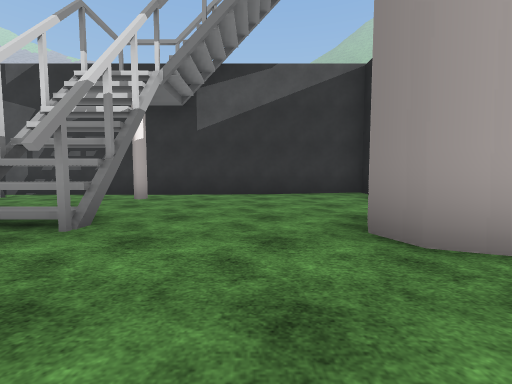
View 1 (above)

20 first-person views from a walk through a scene from a Unity 3-D project. The camera is 1.2 m above the floor, tilts 4° down and sees 90° across. The floor is counted in squares, 2 m on a side. Each view is taken from the middle of a square. On the plan, view 1 faces up. The plan holds only what a view shows up to about 9 squares ahead; the rest is blank. The place goes on beyond the plan. Some surface patterns are stand-ins.

View 2
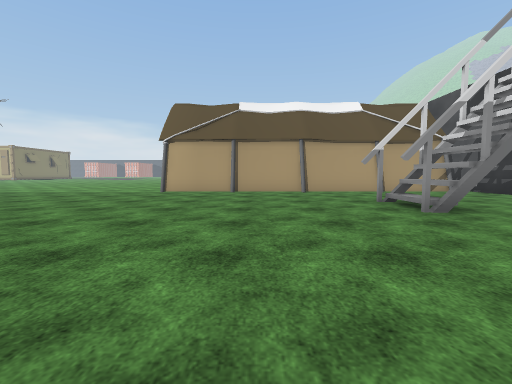

View 3
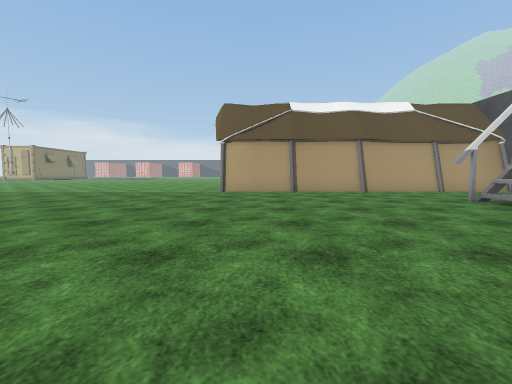

View 4
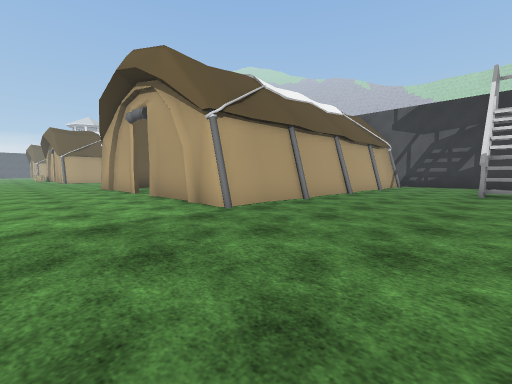

View 5
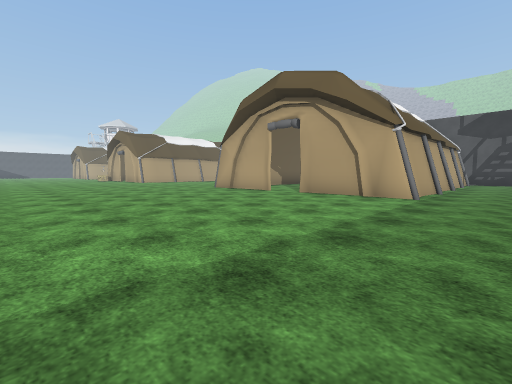

View 6
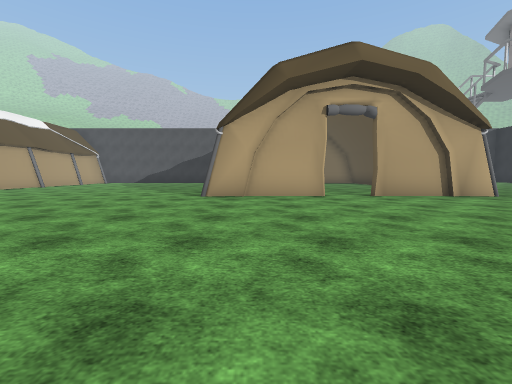

View 7
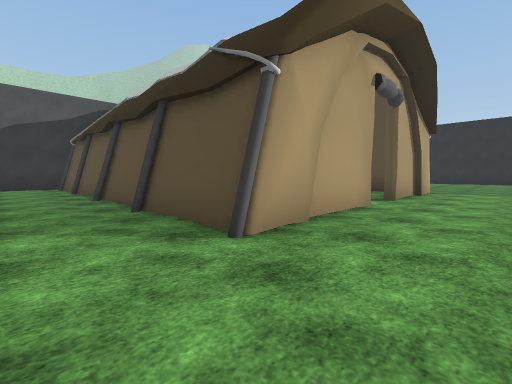

View 8
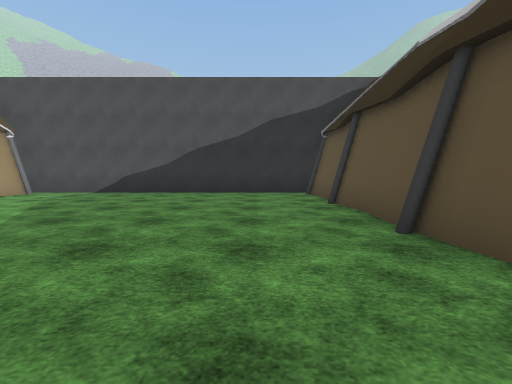

View 9
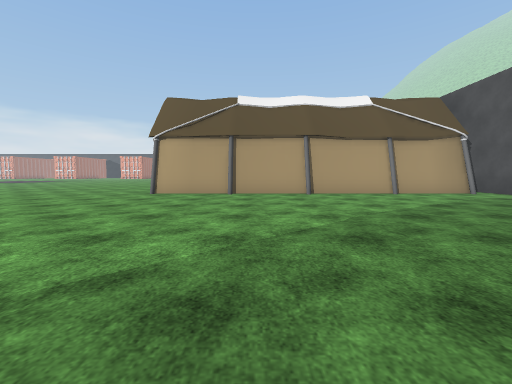

View 10
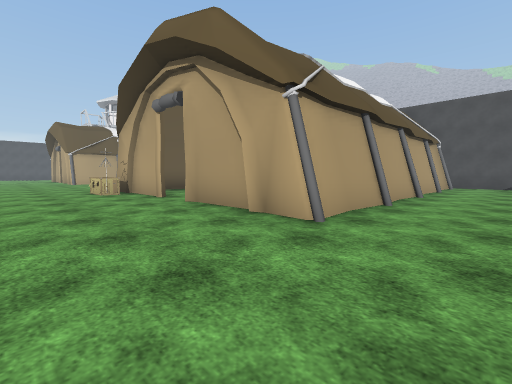

View 11
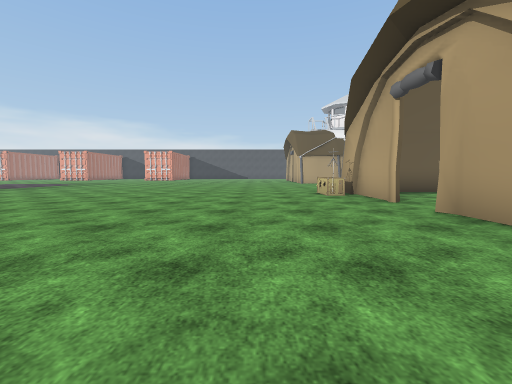

View 12
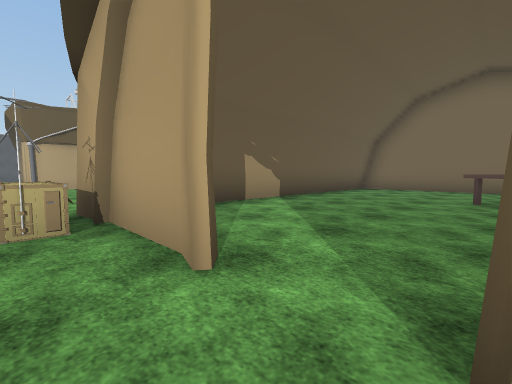

View 13
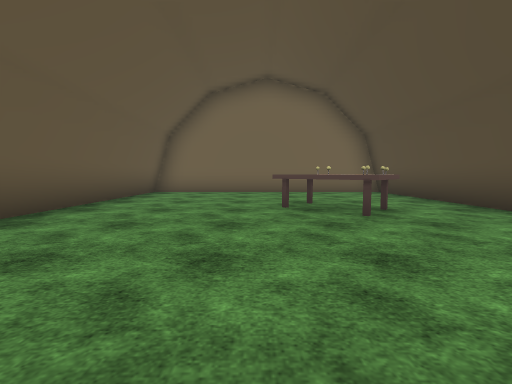

View 14
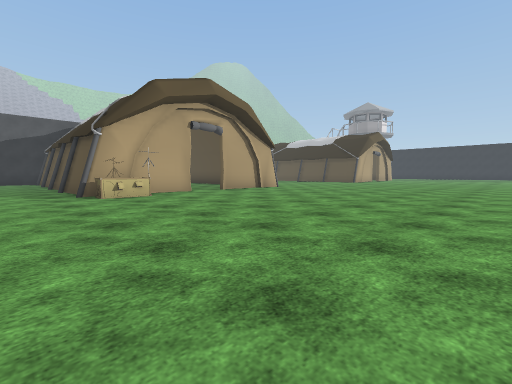

View 15
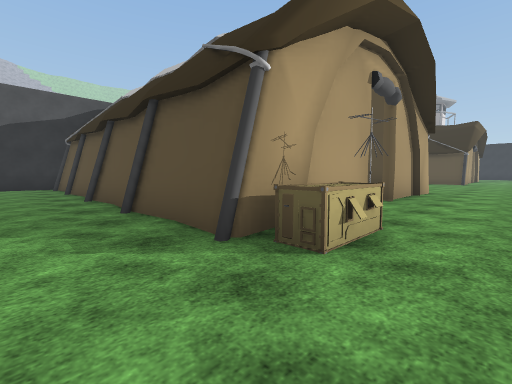

View 16
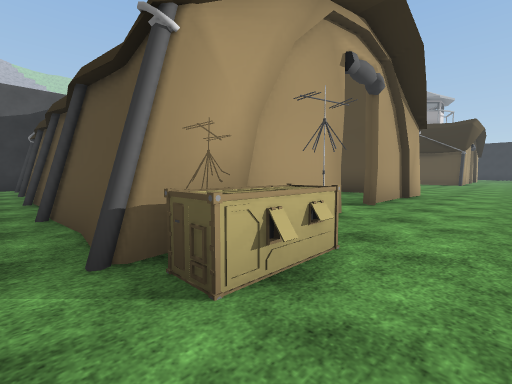

View 17
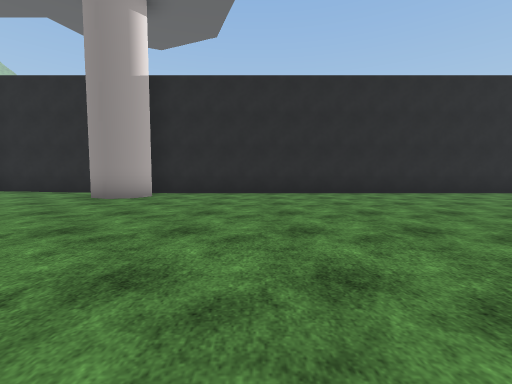

View 18
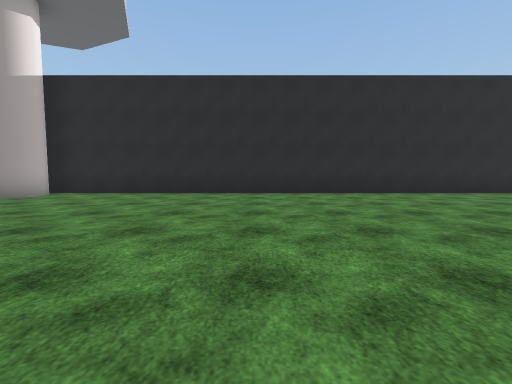

View 19
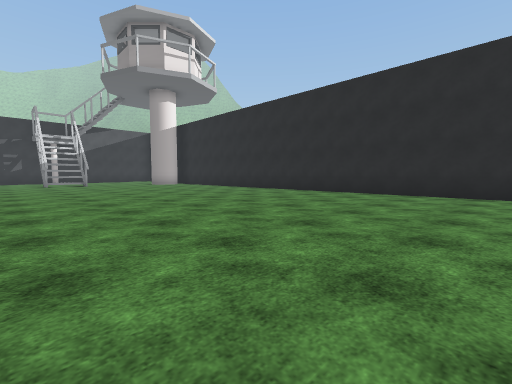

View 20
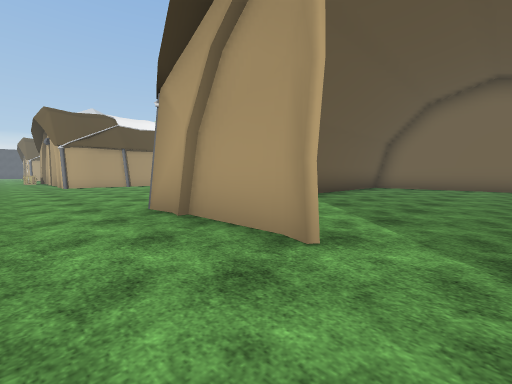

### Floor plan
Ten units are one square. View 1 is at (0, 0); x grows to the right and y downward. Boxes are objects, and circles mark ways between rooms. Rooms are numbered by the first view taken in them; rooms with no view inside come last. Other rooms are left out.
<svg viewBox="-325 -78 360 204">
<path fill="none" stroke="#000" d="M-131 33 -135 32 -143 33 -142 20 -143 7M-139 20 -141 7M-112 32 -115 31 -134 31M-141 4 -140 -5M-142 -4 -143 -17M-143 -15 -142 -30M-78 31 -96 31M-142 -28 -143 -41M-67 19 -66 33 -76 32 -79 33M-69 -6 -68 6M-140 -47 -139 -55M-142 -47 -142 -54 -143 -65M-69 -16 -69 -9M-229 20 -228 33 -237 32 -241 33M-67 -16 -68 -7M-65 -19 -68 21M-229 5 -230 21M-239 31 -260 31M-69 -30 -66 9M-229 -5 -228 8M-231 -5 -230 6M-228 -16 -229 -7M-227 -19 -228 -4M-230 -19 -231 -9M-67 -41 -68 -29M-141 -73 -238 -73M-230 -30 -229 -16M-231 -30 -230 -17M-228 -42 -229 -29M-230 -41 -231 -29M-231 -48 -231 -43M-67 -66 -68 -55 -67 -42M-229 -55 -228 -43M-273 32 -277 31 -295 31M-228 -66 -229 -54M-292 33 -296 32 -305 33 -304 20M-301 21 -302 14M-303 21 -304 6M-302 2 -301 -5M-304 2 -304 -4M-303 -4 -304 -16M-306 9 -306 -4M-305 -5 -306 -17M-304 -29 -305 -41M30 121 30 -25M30 -41 30 -73 -74 -73M-303 -55 -304 -62M-305 -73 -320 -73M-144 3 -144 -5M-144 -54 -145 -66M-66 -30 -65 -18M-231 -17 -231 -65 -302 -65 -302 15M-260 31 -257 29M-231 20 -231 10M-140 -39 -140 -14M-100 -65 -114 -65M-70 21 -70 15"/>
<rect x="-305" y="35" width="10" height="10" fill="#bbb"><title>radio</title></rect>
<rect x="-35" y="-45" width="20" height="20" fill="#bbb"><title>tower</title></rect>
<rect x="-35" y="-65" width="10" height="10" fill="#bbb"><title>tower</title></rect>
<rect x="5" y="-35" width="20" height="20" fill="#bbb"><title>tower</title></rect>
<rect x="-265" y="-35" width="20" height="20" fill="#bbb"><title>table</title></rect>
<circle cx="-270" cy="30" r="3" fill="#2a7"/>
<circle cx="-105" cy="30" r="3" fill="#2a7"/>
<text x="-140" y="40">1</text>
<text x="-270" y="-20">2</text>
<text x="-110" y="-20">3</text>
</svg>
Room 1 opens to room 2. Room 1 opens to room 3.

Where each view was taken, in squares from view 1:
view 1: 0 up, 0 right, facing up
view 2: 0 up, 2 right, facing left
view 3: 2 down, 2 right, facing left
view 4: 6 down, 3 left, facing up-left
view 5: 10 down, 5 left, facing up-left
view 6: 10 down, 13 left, facing up
view 7: 5 down, 16 left, facing up-right
view 8: 1 down, 16 left, facing up
view 9: 0 up, 15 left, facing left
view 10: 6 down, 21 left, facing up-left
view 11: 6 down, 22 left, facing left
view 12: 4 down, 26 left, facing up-left
view 13: 2 down, 27 left, facing up
view 14: 11 down, 32 left, facing up-right
view 15: 5 down, 32 left, facing up-right
view 16: 5 down, 31 left, facing up-right
view 17: 1 down, 5 left, facing right
view 18: 4 down, 5 left, facing right
view 19: 12 down, 5 left, facing up-right
view 20: 5 down, 10 left, facing up-left
